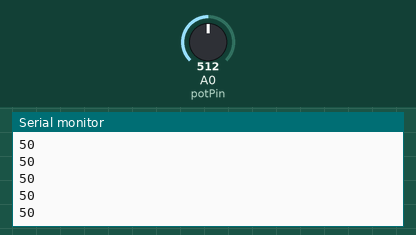
Recording of a sketch running on a simulated Arduino Uno, built with avr-gcc and run on an emulated ATmega328P. On the bench: the last lines printed to the serial monitor. The inputs (shaded band) are chosen by the test bench; at power-on: A0 (potPin) = 512.

Above: at 1.2 s.
1.3 s: A0 (potPin) set to 716
At 1.31 s:
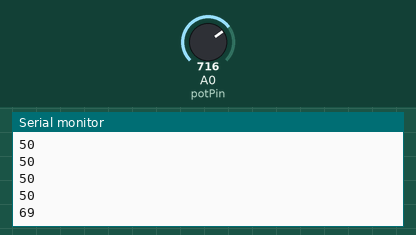
2.8 s: A0 (potPin) set to 900
At 2.81 s:
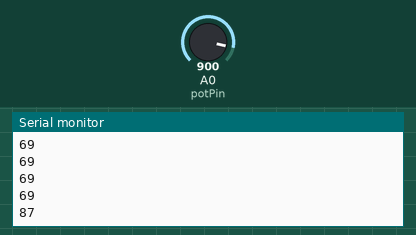
Timing chart, 0 to 5.8 s (numbered marks = the images above; inputs shaded):
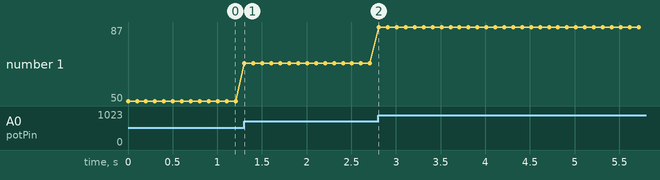

The sketch:

volume_control.ino
```cpp
const int potPin = A0;
int mapped_value;
int pot_value;

void setup() {
  Serial.begin(9600);
}

void loop() {
  // reading from potentiometer
  pot_value = analogRead(potPin);

  // Mapping the Values between 0 to 255
  mapped_value = map(pot_value, 0, 1023, 0, 100);

  // send values to serial monitor
  Serial.println(mapped_value);
  delay(100);
}
```

Measured:
- after the input at 1.3 s, the serial monitor: prints a new line at once (image 1)
- after the input at 2.8 s, the serial monitor: prints a new line at once (image 2)
- plotted number 1: 50 → 69 after the input at 1.3 s, 69 → 87 after the input at 2.8 s
